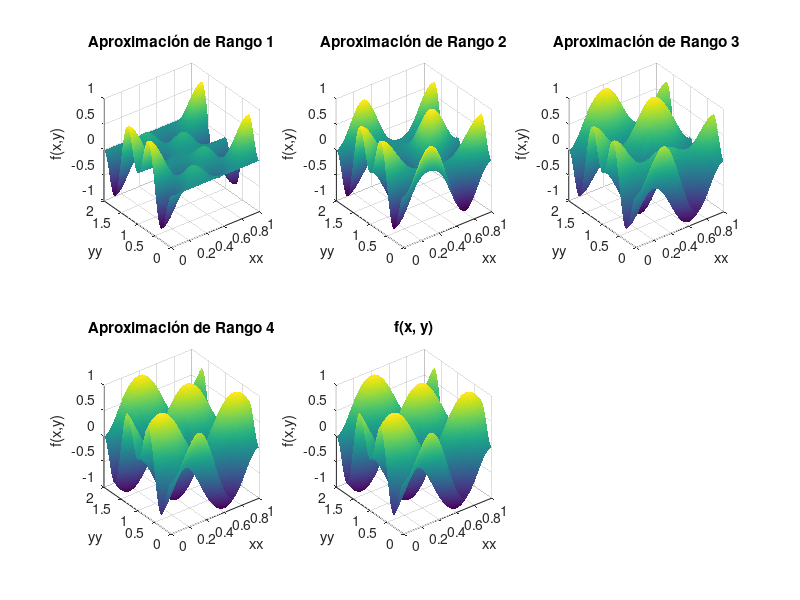
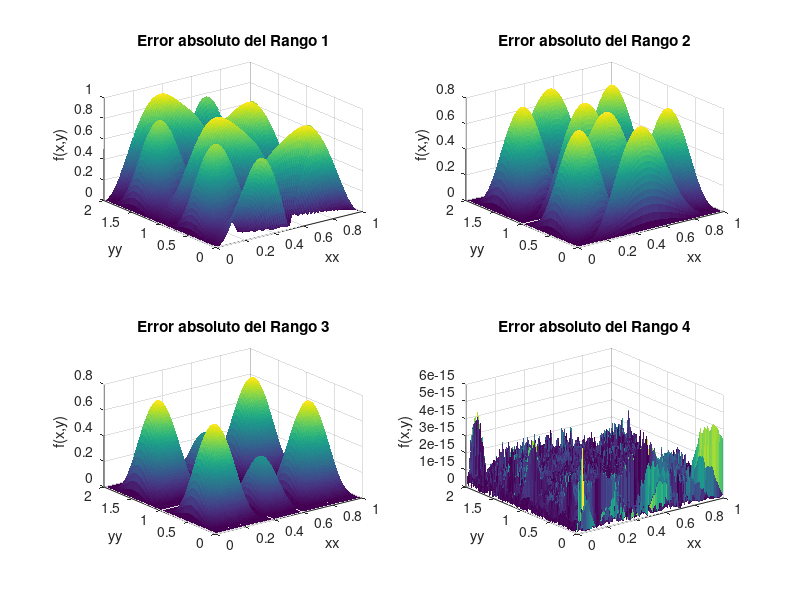

These figures' MATLAB source, in order:
x = linspace(0,1,100);
y = linspace(0,2,200);

[xx,yy] = meshgrid(x,y);

f = @(x,y) sin(2.*pi.*(x+y)).*sin(pi.*(x-y));
surf(xx,yy,f(xx,yy))
view([-45 45])
shading interp
xlabel('xx')
ylabel('yy')
zlabel('f(x,y)')
title('Gráfica de superficie de f(x, y)')

zz = f(xx,yy);
[U,S,V] = svd(zz);
val = diag(S);
aprox = cell(4,1);
aprox{1} = val(1)*U(:,1)*V(:,1)';
for i = 2:4
    aprox{i} = aprox{i-1} + val(i)*U(:,i)*V(:,i)';
end

figure(1)
for i = 1:4
    subplot(2,3,i);
    surf(xx, yy, aprox{i})
    shading interp
    xlabel('xx')
    ylabel('yy')
    zlabel('f(x,y)')
    title(sprintf('Aproximación de Rango %d', i))
end

subplot(2,3,5)
surf(xx,yy,f(xx,yy))
shading interp
xlabel('xx')
ylabel('yy')
zlabel('f(x,y)')
title('f(x, y)')

error = cell(4,1);
for i = 1:4
    error{i} = abs(f(xx, yy) - aprox{i});
    figure(2)
    subplot(2, 2, i)
    surf(xx, yy, error{i})
    shading flat
    xlabel('xx')
    ylabel('yy')
    zlabel('f(x,y)')
    title(sprintf('Error absoluto del Rango %d', i))
end

disp(val(1:4))
rank(zz)
   
disp(norm(cos(2.*pi.*x).*cos(pi.*x)) * norm(sin(2.*pi.*y).*sin(pi.*y)))
disp(norm(sin(2.*pi.*x).*sin(pi.*x)) * norm(cos(2.*pi.*y).*cos(pi.*y)))
disp(norm(sin(2.*pi.*x).*cos(pi.*x)) * norm(cos(2.*pi.*y).*sin(pi.*y)))
disp(norm(cos(2.*pi.*x).*sin(pi.*x)) * norm(sin(2.*pi.*y).*cos(pi.*y)))